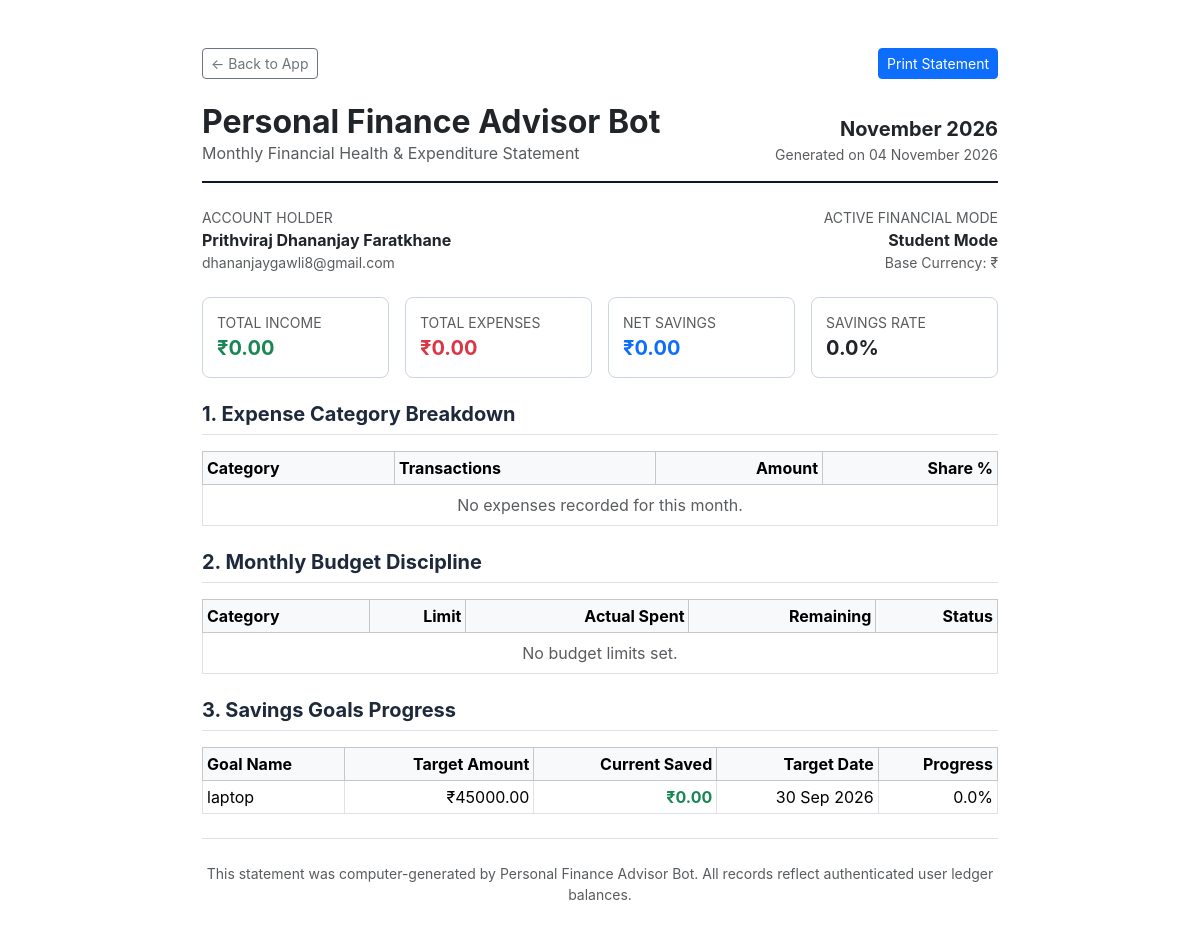
/reports/printable-summary (signed in), run on the app's committed database.
### models.py (models this page shows, shortened)
class User(UserMixin, db.Model):
    __tablename__ = 'users'
    id = db.Column(db.Integer, primary_key=True)
    name = db.Column(db.String(100), nullable=False)
    email = db.Column(db.String(120), unique=True, nullable=False, index=True)
    password_hash = db.Column(db.String(255), nullable=False)
    currency = db.Column(db.String(10), default="₹")
    financial_mode = db.Column(db.String(20), default="standard")  # standard, student, freelancer, household
    monthly_allowance = db.Column(db.Numeric(12, 2), default=0.00)  # for student mode
    created_at = db.Column(db.DateTime, default=datetime.utcnow)
    incomes = db.relationship('Income', backref='user', lazy='dynamic', cascade='all, delete-orphan')
    expenses = db.relationship('Expense', backref='user', lazy='dynamic', cascade='all, delete-orphan')
    budgets = db.relationship('Budget', backref='user', lazy='dynamic', cascade='all, delete-orphan')
    savings_goals = db.relationship('SavingsGoal', backref='user', lazy='dynamic', cascade='all, delete-orphan')
    ai_conversations = db.relationship('AIConversation', backref='user', lazy='dynamic', cascade='all, delete-orphan')
    notifications = db.relationship('Notification', backref='user', lazy='dynamic', cascade='all, delete-orphan')

class SavingsGoal(db.Model):
    __tablename__ = 'savings_goals'
    id = db.Column(db.Integer, primary_key=True)
    user_id = db.Column(db.Integer, db.ForeignKey('users.id', ondelete='CASCADE'), nullable=False, index=True)
    name = db.Column(db.String(100), nullable=False)
    target_amount = db.Column(db.Numeric(12, 2), nullable=False)
    current_amount = db.Column(db.Numeric(12, 2), default=0.00)
    target_date = db.Column(db.Date, nullable=False)
    description = db.Column(db.String(255), nullable=True)
    created_at = db.Column(db.DateTime, default=datetime.utcnow)
    contributions = db.relationship('SavingsContribution', backref='goal', lazy='dynamic', cascade='all, delete-orphan')
    @property
    def progress_percentage(self):
        if not self.target_amount or float(self.target_amount) == 0:
            return 0
        pct = (float(self.current_amount) / float(self.target_amount)) * 100
        return min(round(pct, 1), 100.0)

### routes/reports.py (the view)
@reports_bp.route('/reports/printable-summary', methods=['GET'])
@login_required
def printable_summary():
    today = date.today()
    try:
        selected_month = int(request.args.get('month') or today.month)
        if not (1 <= selected_month <= 12):
            selected_month = today.month
    except (ValueError, TypeError):
        selected_month = today.month
    try:
        selected_year = int(request.args.get('year') or today.year)
        if selected_year < 2000 or selected_year > 2100:
            selected_year = today.year
    except (ValueError, TypeError):
        selected_year = today.year
    target_date = date(selected_year, selected_month, 1)
    metrics = AnalyticsService.get_monthly_metrics(current_user.id, target_date)
    category_breakdown = AnalyticsService.get_category_breakdown(current_user.id, selected_month, selected_year)
    budget_details = AnalyticsService.get_budget_utilization_details(current_user.id, selected_month, selected_year)
    savings_goals = SavingsGoal.query.filter_by(user_id=current_user.id).all()
    return render_template(
        'printable_summary.html',
        metrics=metrics,
        category_breakdown=category_breakdown,
        budget_details=budget_details,
        savings_goals=savings_goals,
        month_name=target_date.strftime('%B %Y')
    )

### services/analytics_service.py (called while the page is built, shortened)
    @staticmethod
    def get_category_breakdown(user_id, month=None, year=None):
        if not month or not year:
            today = date.today()
            month = today.month
            year = today.year
        expenses = db.session.query(
            Expense.category,
            func.sum(Expense.amount).label('total'),
            func.count(Expense.id).label('count')
        ).filter(
            Expense.user_id == user_id,
            extract('month', Expense.date) == month,
            extract('year', Expense.date) == year
        ).group_by(Expense.category).order_by(func.sum(Expense.amount).desc()).all()
        total_sum = sum(float(item.total) for item in expenses)
        breakdown = []
        return breakdown

    @staticmethod
    def get_budget_utilization_details(user_id, month=None, year=None):
        if not month or not year:
            today = date.today()
            month = today.month
            year = today.year
        budgets = Budget.query.filter_by(user_id=user_id, month=month, year=year).all()
        spending_records = db.session.query(
            Expense.category,
            func.sum(Expense.amount).label('spent')
        ).filter(
            Expense.user_id == user_id,
            extract('month', Expense.date) == month,
            extract('year', Expense.date) == year
        ).group_by(Expense.category).all()
        spending_map = {r.category: float(r.spent) for r in spending_records}
        result = []
        budgeted_categories = {b.category for b in budgets}
        return result

### templates/printable_summary.html (shortened to what this page needs)
<!DOCTYPE html>
<html lang="en">
<head>
    <link href="https://cdn.jsdelivr.net/npm/bootstrap@5.3.3/dist/css/bootstrap.min.css" rel="stylesheet">
</head>
<body class="p-4 p-md-5">
    <div class="container" style="max-width: 820px;">
        <div class="d-flex justify-content-between align-items-center mb-4 no-print">
            <a href="{{ url_for('reports.index') }}" class="btn btn-outline-secondary btn-sm">&larr; Back to App</a>
            <button onclick="window.print()" class="btn btn-primary btn-sm"> Print Statement</button>
        </div>
        <div class="statement-header d-flex justify-content-between align-items-end">
            <div>
                <h2 class="fw-bold text-dark mb-0">Personal Finance Advisor Bot</h2>
                <div class="text-muted">Monthly Financial Health & Expenditure Statement</div>
            </div>
            <div class="text-end">
                <div class="fw-bold fs-5 text-dark">{{ month_name }}</div>
                <div class="text-muted small">Generated on {{ today.strftime('%d %B %Y') }}</div>
            </div>
        </div>
        <div class="row mb-4">
            <div class="col-6">
                <div class="small text-muted">ACCOUNT HOLDER</div>
                <div class="fw-bold text-dark">{{ current_user.name }}</div>
                <div class="small text-muted">{{ current_user.email }}</div>
            </div>
            <div class="col-6 text-end">
                <div class="small text-muted">ACTIVE FINANCIAL MODE</div>
                <div class="fw-bold text-dark">{{ current_user.financial_mode.title() }} Mode</div>
                <div class="small text-muted">Base Currency: {{ current_user.currency }}</div>
            </div>
        </div>
        <div class="row g-3 mb-4">
            <div class="col-3">
                <div class="stat-box">
                    <div class="small text-muted">TOTAL INCOME</div>
                    <div class="fw-bold fs-5 text-success">{{ current_user.currency }}{{ "%.2f"|format(metrics.total_income) }}</div>
                </div>
            </div>
            <div class="col-3">
                <div class="stat-box">
                    <div class="small text-muted">TOTAL EXPENSES</div>
                    <div class="fw-bold fs-5 text-danger">{{ current_user.currency }}{{ "%.2f"|format(metrics.total_expenses) }}</div>
                </div>
            </div>
            <div class="col-3">
                <div class="stat-box">
                    <div class="small text-muted">NET SAVINGS</div>
                    <div class="fw-bold fs-5 text-primary">{{ current_user.currency }}{{ "%.2f"|format(metrics.net_savings) }}</div>
                </div>
            </div>
            <div class="col-3">
                <div class="stat-box">
                    <div class="small text-muted">SAVINGS RATE</div>
                    <div class="fw-bold fs-5 text-dark">{{ metrics.savings_rate }}%</div>
                </div>
            </div>
        </div>
        <h5 class="fw-bold border-bottom pb-2 mb-3">1. Expense Category Breakdown</h5>
        <table class="table table-bordered table-sm mb-4">
            <thead class="table-light">
                <tr>
                    <th>Category</th>
                    <th>Transactions</th>
                    <th class="text-end">Amount</th>
                    <th class="text-end">Share %</th>
                </tr>
            </thead>
            <tbody>
                {% for c in category_breakdown %}
                <tr>
                    <td>{{ c.category }}</td>
                    <td>{{ c.count }}</td>
                    <td class="text-end fw-semibold">{{ current_user.currency }}{{ "%.2f"|format(c.amount) }}</td>
                    <td class="text-end">{{ c.percentage }}%</td>
                </tr>
                {% else %}
                <tr><td colspan="4" class="text-center py-2 text-muted">No expenses recorded for this month.</td></tr>
                {% endfor %}
            </tbody>
        </table>
        <h5 class="fw-bold border-bottom pb-2 mb-3">2. Monthly Budget Discipline</h5>
        <table class="table table-bordered table-sm mb-4">
            <thead class="table-light">
                <tr>
                    <th>Category</th>
                    <th class="text-end">Limit</th>
                    <th class="text-end">Actual Spent</th>
                    <th class="text-end">Remaining</th>
                    <th class="text-end">Status</th>
                </tr>
            </thead>
            <tbody>
                {% for b in budget_details %}
                <tr>
                    <td>{{ b.category }}</td>
                    <td class="text-end">{{ current_user.currency }}{{ "%.2f"|format(b.limit) }}</td>
                    <td class="text-end text-danger">{{ current_user.currency }}{{ "%.2f"|format(b.spent) }}</td>
                    <td class="text-end fw-bold {% if b.remaining >= 0 %}text-success{% else %}text-danger{% endif %}">
                        {{ current_user.currency }}{{ "%.2f"|format(b.remaining) }}
                    </td>
                    <td class="text-end">{{ b.status.title() }} ({{ b.percentage }}%)</td>
                </tr>
                {% else %}
                <tr><td colspan="5" class="text-center py-2 text-muted">No budget limits set.</td></tr>
                {% endfor %}
            </tbody>
        </table>
        {% if savings_goals %}
        <h5 class="fw-bold border-bottom pb-2 mb-3">3. Savings Goals Progress</h5>
        <table class="table table-bordered table-sm mb-4">
            <thead class="table-light">
                <tr>
                    <th>Goal Name</th>
                    <th class="text-end">Target Amount</th>
                    <th class="text-end">Current Saved</th>
                    <th class="text-end">Target Date</th>
                    <th class="text-end">Progress</th>
                </tr>
            </thead>
            <tbody>
                {% for g in savings_goals %}
                <tr>
                    <td>{{ g.name }}</td>
                    <td class="text-end">{{ current_user.currency }}{{ "%.2f"|format(g.target_amount) }}</td>
                    <td class="text-end text-success fw-bold">{{ current_user.currency }}{{ "%.2f"|format(g.current_amount) }}</td>
                    <td class="text-end">{{ g.target_date.strftime('%d %b %Y') }}</td>
                    <td class="text-end">{{ g.progress_percentage }}%</td>
                </tr>
                {% endfor %}
            </tbody>
        </table>
        {% endif %}
        <div class="pt-4 border-top text-center text-muted small">
            This statement was computer-generated by Personal Finance Advisor Bot. All records reflect authenticated user ledger balances.
        </div>
    </div>
</body>
</html>

### templates/printable_summary.html (style rules this page uses)
body { font-family: -apple-system, BlinkMacSystemFont, "Segoe UI", Roboto, Helvetica, Arial, sans-serif; color: #1e293b; background: #ffffff; }
.statement-header { border-bottom: 2px solid #0f172a; padding-bottom: 16px; margin-bottom: 24px; }
.stat-box { border: 1px solid #cbd5e1; padding: 14px; border-radius: 8px; }

### data on the page
User: name "Prithviraj Dhananjay Faratkhane", email "dhananjaygawli8@gmail.com", financial_mode "Student", currency "₹"
SavingsGoal: name "laptop", target_amount "45000.00", current_amount "0.00", target_date "30 Sep 2026", progress_percentage "0.0"

### other printed values
{{ month_name }} "November 2026"
{{ "%.2f"|format(metrics.total_income) }} "0.00"
{{ "%.2f"|format(metrics.total_expenses) }} "0.00"
{{ "%.2f"|format(metrics.net_savings) }} "0.00"
{{ metrics.savings_rate }} "0.0"
